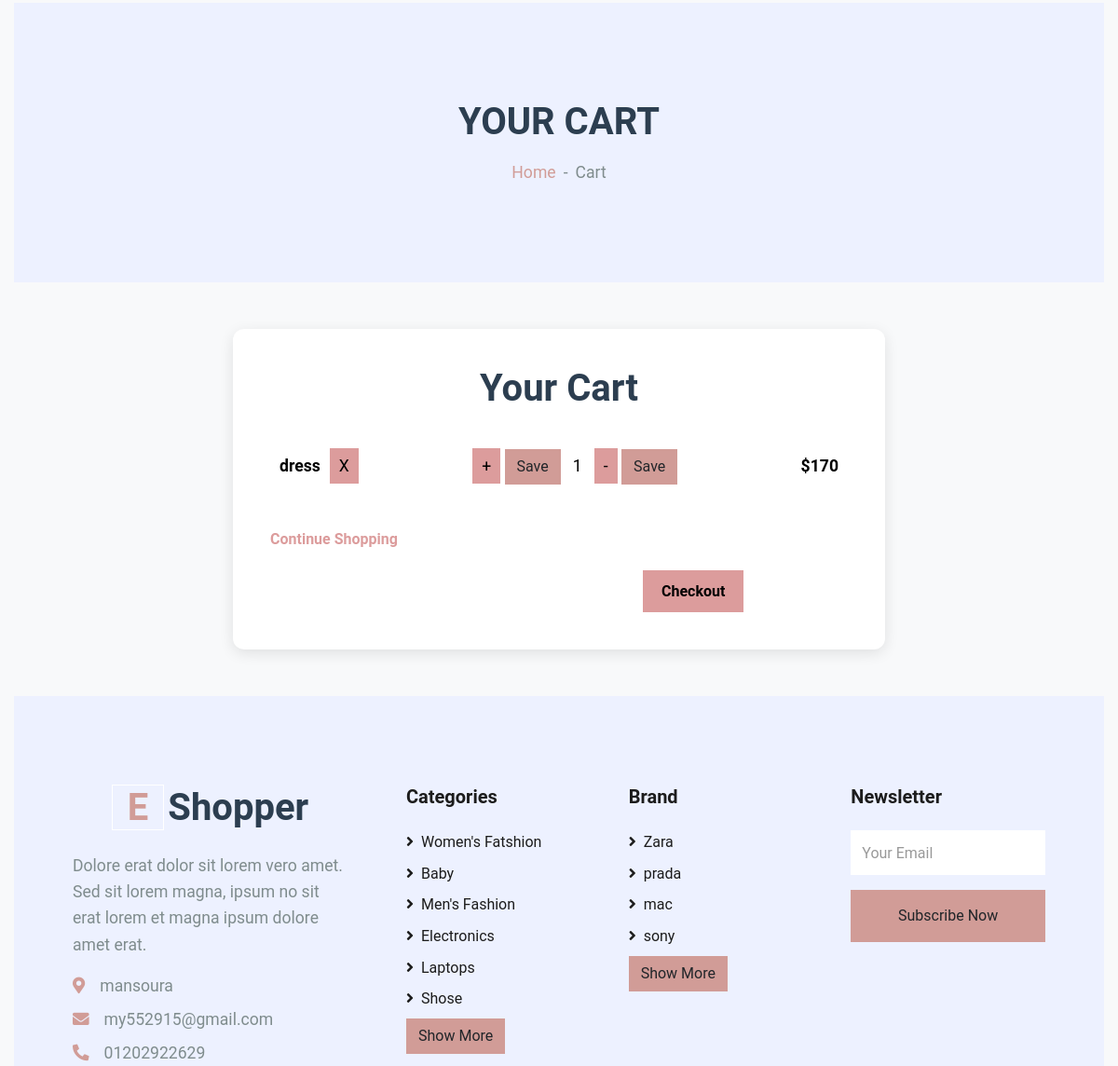
The page /product/cart/ (signed in, middle part) on the database as committed earlier.
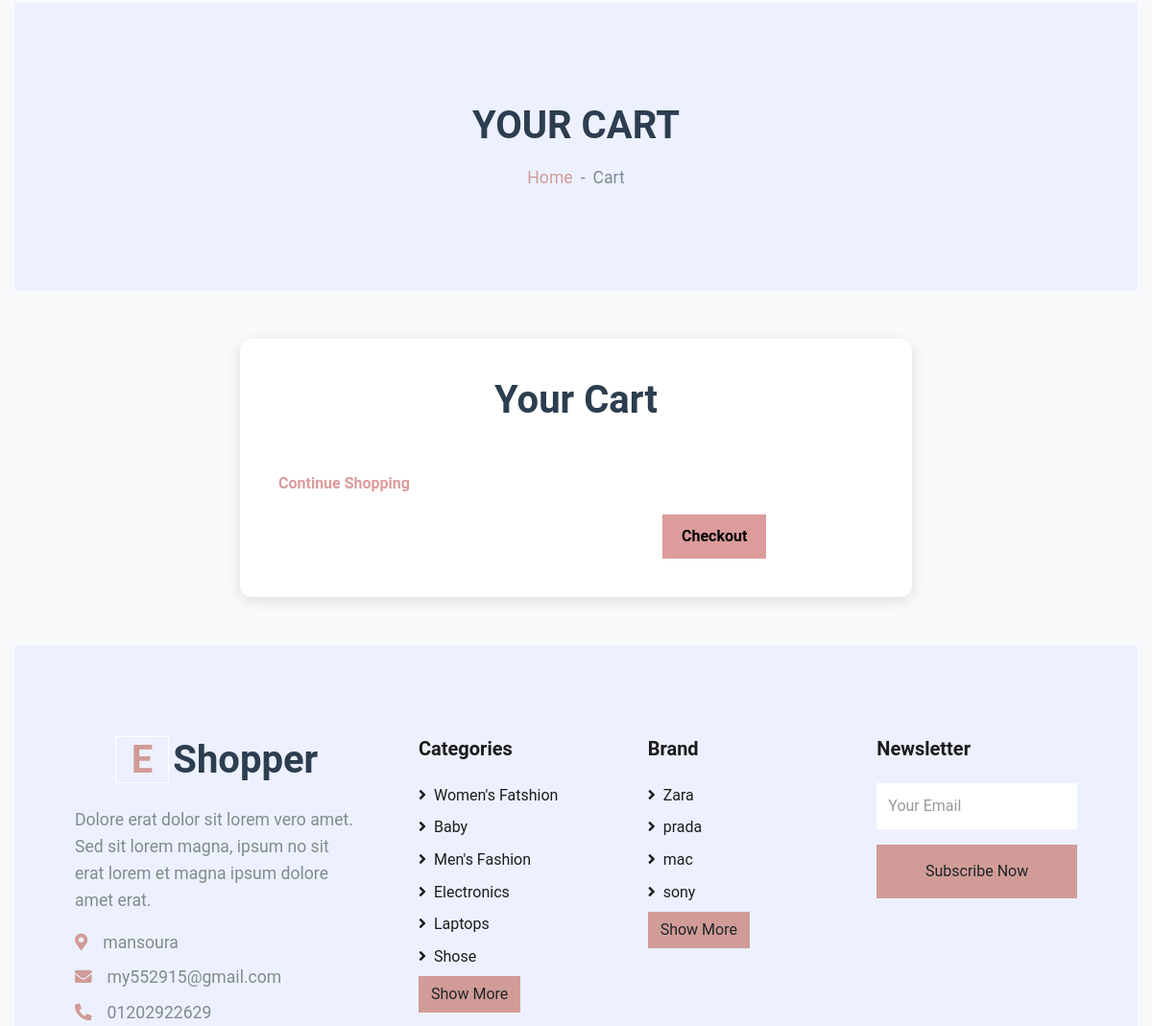
The same page on the database as committed later.
### product/models.py (models this page shows, shortened)
class CartItem(models.Model):
    cart = models.ForeignKey('Cart', on_delete=models.CASCADE)
    product = models.ForeignKey(Product, on_delete=models.CASCADE)
    quantity = models.PositiveIntegerField(default=1)

class Product(models.Model):
    name = models.CharField(max_length=100)
    image = models.ImageField(upload_to='product/')
    price = models.IntegerField(default=0)
    discount = models.IntegerField(default=0)
    description = models.TextField(max_length=10000)
    created_at = models.DateTimeField( default=timezone.now)
    category = models.ManyToManyField('ProductCategory',related_name='product_category',verbose_name=('category'),  default="")
    PRDBrand = models.ForeignKey('settings.Brand' ,related_name='product_brand', on_delete=models.CASCADE , blank=True, null=True ,verbose_name=_("Brand "))
    color = models.ForeignKey('Color',related_name='product_color',null=True,blank=True, on_delete=models.CASCADE)
    size = models.ForeignKey('Size',related_name='product_size',null=True,blank=True, on_delete=models.CASCADE)
    slug = models.SlugField(null=True,blank=True)
    tags = TaggableManager()

class ProductCategory(models.Model):
    name = models.CharField(max_length=60)
    image = models.ImageField(upload_to='categoryimages/')
    def __str__(self):
        return self.name

### settings/models.py (models this page shows)
class Brand(models.Model):
    BRDName = models.CharField(max_length=40)
    image = models.ImageField(upload_to='product/',blank=True, null=True)
    BRDDesc = models.TextField(blank=True, null=True)
    class Meta:
        verbose_name = _("Brand")
        verbose_name_plural = _("Brands")
    def __str__(self):
        return self.BRDName

### product/views.py (the view)
# urls.py: path('cart/', views.view_cart, name='cart'),
@login_required(login_url='login')
def view_cart(request):
    cart = request.user.cart
    cart_items = CartItem.objects.filter(cart=cart)
    return render(request, 'product/cart.html', {'cart_items': cart_items})

### product/templates/product/cart.html (shortened to what this page needs)
{% extends "base.html" %}
{% load static %}
{% load django_bootstrap5 %}
{% block body %}
<div class="container-fluid bg-secondary mb-5">
    <div class="d-flex flex-column align-items-center justify-content-center" style="min-height: 300px">
        <h1 class="font-weight-semi-bold text-uppercase mb-3">Your Cart</h1>
        <div class="d-inline-flex">
            <p class="m-0"><a href="/">Home</a></p>
            <p class="m-0 px-2">-</p>
            <p class="m-0">Cart</p>
        </div>
    </div>
</div>
<div class="container">
    <div class="cart-header">
        <h1>Your Cart</h1>
    </div>
    <ul>
        {% for item in cart_items %}
        <li class="cart-item">
            <div class="cart-item-details">
                <div class="cart-item-name">{{ item.product.name }}</div>
                <form action="{% url 'product:remove-from-cart' item.product.id %}" method="post">
                    <button class="remove-from-cart-btn" type="submit">X</button>
                </form>
            </div>
            <div class="cart-item-quantity">
                <form action="{% url 'product:increase-cart-item' item.product.id %}" method="post">
                    <button class="quantity-btn increase-quantity" type="submit">+</button>
                    {% bootstrap_button button_type="submit" content="Save" %}
                </form>&nbsp; &nbsp;
                <span class="item-quantity">{{ item.quantity }}</span>&nbsp; &nbsp;
                <form action="{% url 'product:decrease-cart-item' item.product.id %}" method="post">
                    <button class="quantity-btn decrease-quantity" type="submit">-</button>
                    {% bootstrap_button button_type="submit" content="Save" %}
                </form>
            </div>
            {% if product.discount > 0 %}
            <div class="cart-item-price" data-price="{{ item.product.discount }}">
                ${{ item.product.discount }}
            </div>
            {% else %}
            <div class="cart-item-price" data-price="{{ item.product.price }}">
                ${{ item.product.price }} </div>
            {% endif %}
        </li>
        {% endfor %}
    </ul>
    <a class="continue-shopping-link" href="{% url 'product:product_list' %}">Continue Shopping</a>
    <a class="checkout-button" href="{% url 'product:checkout'%}">Checkout</a>
</div>
{% endblock body %}

### templates/base.html (shortened to what this page needs)
{% load static %}
<!DOCTYPE html>
<html lang="en">
<head>
    <link href="https://cdnjs.cloudflare.com/ajax/libs/font-awesome/5.10.0/css/all.min.css" rel="stylesheet">
    <link href="{% static 'lib4/owlcarousel/assets/owl.carousel.min.css'%}" rel="stylesheet">
    <link href="{% static 'css4/style.css'%}" rel="stylesheet">
    <link rel="stylesheet" href="{% static 'css4/cart.css' %}">
    <link rel="stylesheet" href="{% static 'css4/checkout.css' %}">
</head>
<body>
    <div class="container-fluid">
        {% block body %}
        {% endblock body %}
        <div class="container-fluid bg-secondary text-dark mt-5 pt-5">
            <div class="row px-xl-5 pt-5">
                <div class="col-lg-4 col-md-12 mb-5 pr-3 pr-xl-5">
                    <a href="/" class="text-decoration-none">
                        <h1 class="mb-4 display-5 font-weight-semi-bold"><span
                                class="text-primary font-weight-bold border border-white px-3 mr-1">E</span>{{myfooter.site_name}}
                        </h1>
                    </a>
                    <p>{{myfooter.description}}</p>
                    <p class="mb-2"><i class="fa fa-map-marker-alt text-primary mr-3"></i>{{myfooter.address}}</p>
                    <p class="mb-2"><i class="fa fa-envelope text-primary mr-3"></i>{{myfooter.email}}</p>
                    <p class="mb-0"><i class="fa fa-phone-alt text-primary mr-3"></i>{{myfooter.phone}}</p>
                </div>
                <div class="col-lg-8 col-md-12">
                    <div class="row">
                        <div class="col-md-4 mb-5">
                            <h5 class="font-weight-bold text-dark mb-4">Categories</h5>
                            <div class="d-flex flex-column justify-content-start">
                                {% for category in categories_footer %}
                                <a class="text-dark mb-2" href="{% url 'product:product_by_category' category %}"><i
                                        class="fa fa-angle-right mr-2"></i>{{category}}</a>
                                {% endfor %}
                                <a href="{% url 'settings:category_list'  %}"><button type="button"
                                        class="btn btn-primary">Show
                                        More</button></a>
                            </div>
                        </div>
                        <div class="col-md-4 mb-5">
                            <h5 class="font-weight-bold text-dark mb-4">Brand</h5>
                            <div class="d-flex flex-column justify-content-start">
                                {% for brand in brands_footer  %}
                                <a class="text-dark mb-2" href="{%url 'product:product_by_brand' brand%}"><i
                                        class="fa fa-angle-right mr-2"></i>{{brand}}</a>
                                {% endfor %}
                                <a href="{% url 'settings:brand_list'  %}"><button type="button"
                                        class="btn btn-primary">Show
                                        More</button></a>
                            </div>
                        </div>
                        <div id="main_form_div" class="col-md-4 mb-5">
                            <h5 class="font-weight-bold text-dark mb-4">Newsletter</h5>
                            <form id="newsletters_form" action="{% url 'home:newsletter' %}  method=" POST"">
                                <div class="form-group">
                                    <input type="email" name="emailinput" class="form-control border-0 py-4"
                                        placeholder="Your Email" required="required" />
                                </div>
                                <div>
                                    <button class="btn btn-primary btn-block border-0 py-3" type="submit">Subscribe
                                        Now</button>
                                </div>
                            </form>
                        </div>
                    </div>
                </div>
            </div>
        </div>
</body>
</html>

Rows that differ between the two databases and show on the page:
removed CartItem: product.name "dress", bootstrap_button "Save", quantity "1", product.price "170"
